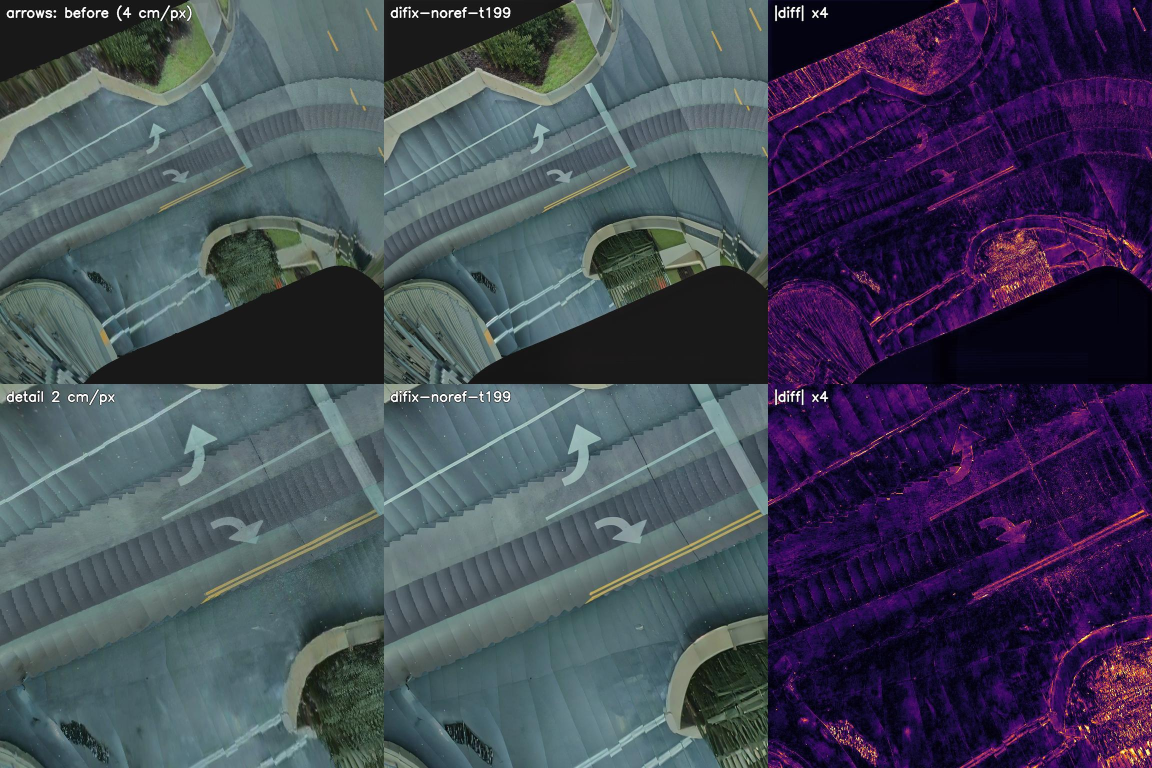
#> input picture pipeline/genfill/ground/report/arrows-difix-noref-t199.jpg, 2304 x 1536 px (shown at 1/2 size)
$ python -i morph_measure.py   (imports and definitions only)
#> lines starting #> are read from the running program, lines starting #| are printed output that depends on the picture
### pipeline/common/rig.py
"""Metric camera geometry for Reality Splat. Only NumPy and the standard library.

All UVs, including returned source_row, are COLMAP pixel centres (top-left
0.5,0.5). Only remap_x/y are zero-centred OpenCV array coordinates. R in
undistort_maps maps VIRTUAL camera vectors INTO the physical camera. Use
Trajectory('poses/ego_causal.npz') explicitly for live mapping.
"""

from pathlib import Path
from functools import lru_cache
import json, struct, zlib, re
import numpy as np


# [101 lines left out: functions _mask_png, _skew, _exp, _log, _J, not called in this run]


def _mv(M, v):
    return np.einsum("...ij,...j->...i", M, v)


# [7 lines left out: function _T, not called in this run]


class Camera:
    # [133 lines left out: functions __init__, _radial, mask_at, _brown, project, unproject and 2 more, not called in this run]


def load_rig(path="calib/rig.json"):
    """Return a dict keyed by camera name."""
    p = Path(path).resolve()
    return _load(p, p.stat().st_mtime_ns)


class Trajectory:
    """Piecewise constant body twist: T0 exp(alpha * log(inv(T0) T1)).
    velocity(t) returns (linear origin velocity, angular velocity), both in ENU
    metres/s and radians/s. Outside the sampled interval poses clamp, velocity=0.
    """

    # [81 lines left out: functions __init__, _at, T_world_ego, ground_plane, velocity, not called in this run]

    def linear_velocity(self, t):
        return self.velocity(t)[0]

    def angular_velocity(self, t):
        return self.velocity(t)[1]


@lru_cache(maxsize=4)
def _trajectory(p, mtime):
    return Trajectory(p)


# [109 lines left out: functions ground_plane, frame_table, T_world_cam, undistort_maps, _selfcheck, not called in this run]


# [2 lines that do not run on import are left out]

### pipeline/ibr/morph_measure.py
"""Synchronized footage / chase / actual optimised PLY comparisons and photo-aligned edge/stretch measurements."""

from .morph_clip import *
from copy import copy


def sob(im):
    g = cv.cvtColor(im, cv.COLOR_BGR2GRAY).astype("f")
    return np.hypot(cv.Sobel(g, -1, 1, 0), cv.Sobel(g, -1, 0, 1)) * 0.125


# [139 lines left out: function examine, not called in this run]


# [2 lines not run here, left out]

>>> import cv2
>>> picture = cv2.imread('../genfill/ground/report/arrows-difix-noref-t199.jpg', cv2.IMREAD_GRAYSCALE)
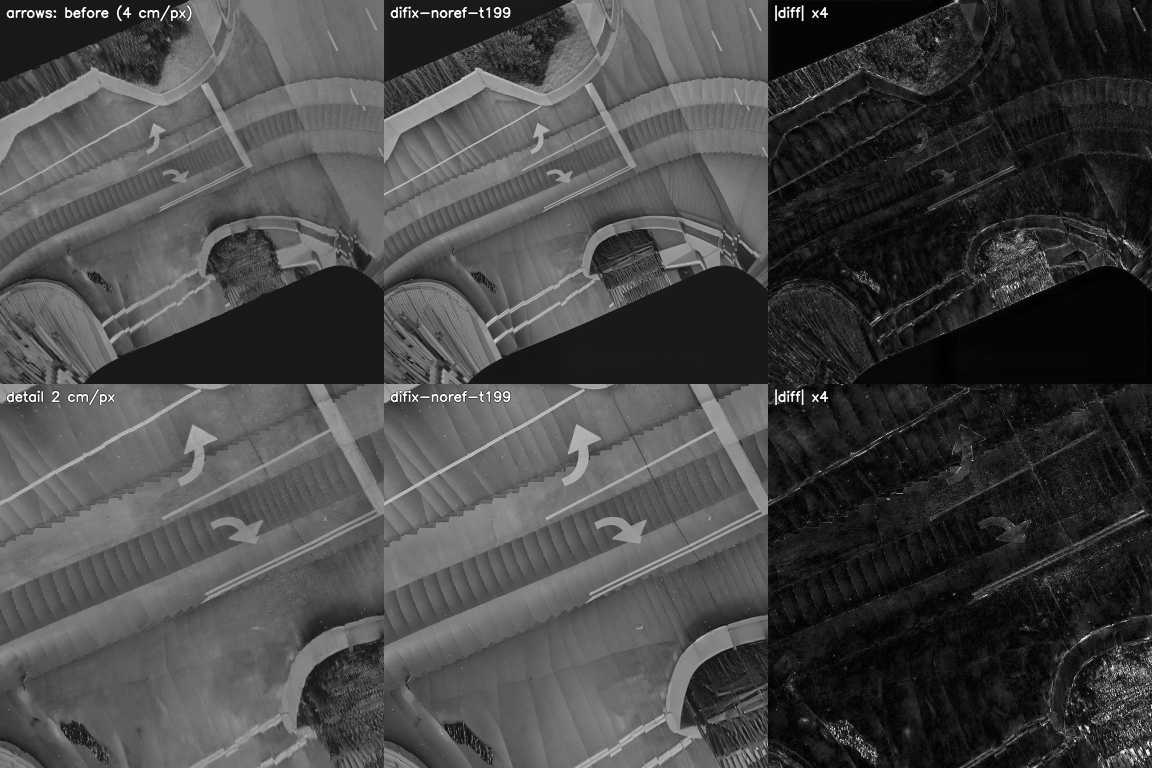
#> picture: shape (1536, 2304) (shown at 1/2 size); min 0, max 255, mean 70.7
#> (the run stopped early here; a loop or call above may not have finished)
